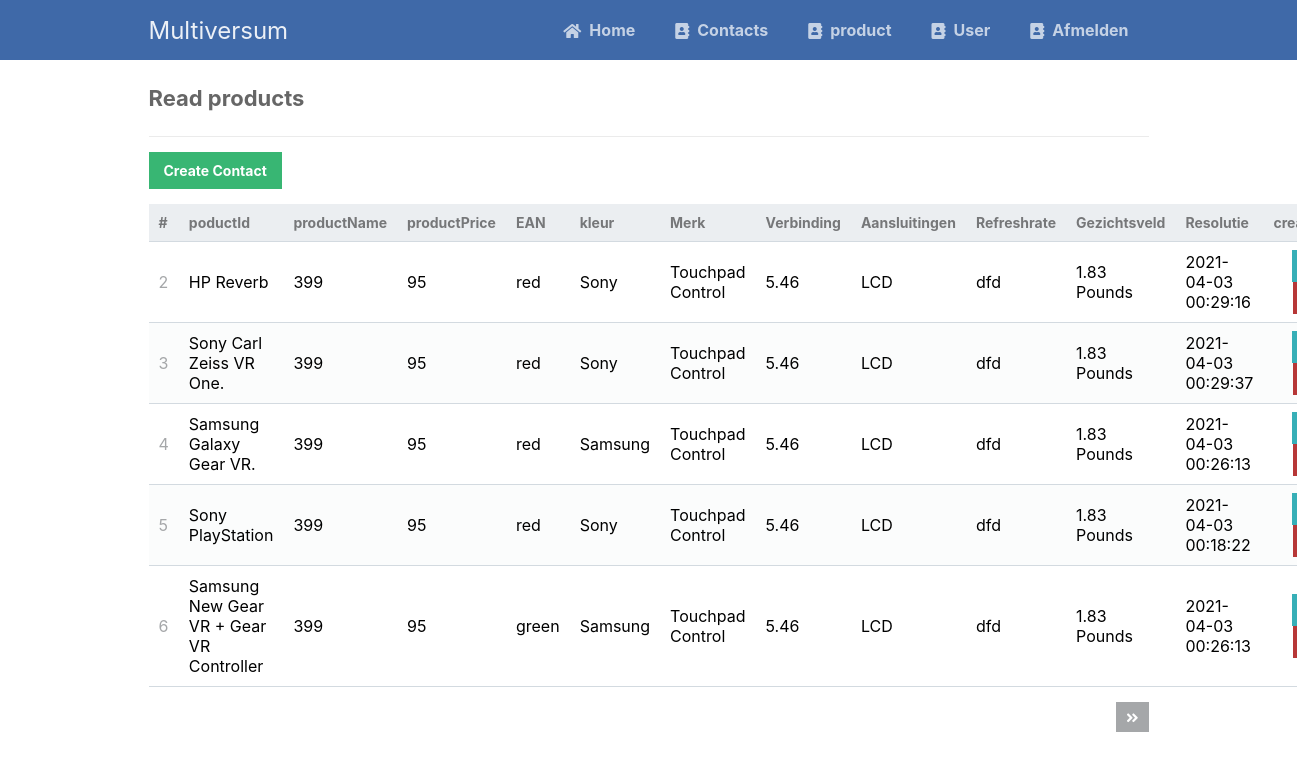
The app's page /productfile/read.php with its own data.
### tables this page shows
CREATE TABLE `products` (
  `id` int(11) NOT NULL,
  `productName` varchar(255) DEFAULT NULL,
  `productPrice` int(11) DEFAULT NULL,
  `EAN` int(11) NOT NULL,
  `kleur` varchar(255) DEFAULT NULL,
  `Merk` varchar(255) DEFAULT NULL,
  `Verbinding` varchar(255) DEFAULT NULL,
  `Aansluitingen` varchar(255) DEFAULT NULL,
  `Refreshrate` varchar(255) DEFAULT NULL,
  `Gezichtsveld` varchar(255) DEFAULT NULL,
  `Resolutie` varchar(255) DEFAULT NULL,
  `newproduct` varchar(255) NOT NULL,
  `sales` varchar(225) NOT NULL,
  `img` varchar(225) NOT NULL,
  `created` datetime NOT NULL DEFAULT current_timestamp()
);

### productfile/read.php (the view, shortened to what this page needs)
<?php
include '../functions/functions.php';
$pdo = pdo_connect_mysql();
$page = isset($_GET['page']) && is_numeric($_GET['page']) ? (int)$_GET['page'] : 1;
$records_per_page = 5;
$stmt = $pdo->prepare('SELECT * FROM products ORDER BY Id LIMIT :current_page, :record_per_page');
$stmt->bindValue(':current_page', ($page-1)*$records_per_page, PDO::PARAM_INT);
$stmt->bindValue(':record_per_page', $records_per_page, PDO::PARAM_INT);
$stmt->execute();
$contacts = $stmt->fetchAll(PDO::FETCH_ASSOC);
$num_contacts = $pdo->query('SELECT COUNT(*) FROM products')->fetchColumn();
?>
<?=template_header('Read')?>
<div class="content read">
	<h2>Read products</h2>
	<a href="create.php" class="create-contact">Create Contact</a>
	<table>
        <thead>
            <tr>
                <td>#</td>
                <td>poductId</td>
                <td>productName</td>
                <td>productPrice</td>
                <td>EAN</td>
                <td>kleur</td>
                <td>Merk</td>
                <td>Verbinding</td>
                <td>Aansluitingen</td>
                <td>Refreshrate</td>
                <td>Gezichtsveld</td>
                <td>Resolutie</td>
                <td>created</td>
            </tr>
        </thead>
        <tbody>
            <?php foreach ($contacts as $contact): ?>
            <tr>
                <td><?=$contact['id']?></td>
                <td><?=$contact['productName']?></td>
                <td><?=$contact['productPrice']?></td>
                <td><?=$contact['EAN']?></td>
                <td><?=$contact['kleur']?></td>
                <td><?=$contact['Merk']?></td>
                <td><?=$contact['Verbinding']?></td>
                <td><?=$contact['Aansluitingen']?></td>
                <td><?=$contact['Refreshrate']?></td>
                <td><?=$contact['Gezichtsveld']?></td>
                <td><?=$contact['Resolutie']?></td>
                <td><?=$contact['created']?></td>
                <td class="actions">
                    <a href="update.php?id=<?=$contact['id']?>" class="edit"><i class="fas fa-pen fa-xs"></i></a>
                    <a href="delete.php?id=<?=$contact['id']?>" class="trash"><i class="fas fa-trash fa-xs"></i></a>
                </td>
            </tr>
            <?php endforeach; ?>
        </tbody>
    </table>
	<div class="pagination">
		<?php if ($page*$records_per_page < $num_contacts): ?>
		<a href="read.php?page=<?=$page+1?>"><i class="fas fa-angle-double-right fa-sm"></i></a>
		<?php endif; ?>
	</div>
</div>
<?=template_footer()?>

### css/Stylesheet.css (style rules this page uses)
* { box-sizing: border-box; font-family: -apple-system, BlinkMacSystemFont, "segoe ui", roboto, oxygen, ubuntu, cantarell, "fira sans", "droid sans", "helvetica neue", Arial, sans-serif; font-size: 16px; -webkit-font-smoothing: antialiased; -moz-osx-font-smoothing: grayscale; }
body { background-color: #FFFFFF; margin: 0; }
.content { width: 1000px; margin: 0 auto; }
.content h2 { margin: 0; padding: 25px 0; font-size: 22px; border-bottom: 1px solid #ebebeb; color: #666666; }
.read .create-contact { display: inline-block; text-decoration: none; background-color: #38b673; font-weight: bold; font-size: 14px; color: #FFFFFF; padding: 10px 15px; margin: 15px 0; }
.read .pagination { display: flex; justify-content: flex-end; }
.read .pagination a { display: inline-block; text-decoration: none; background-color: #a5a7a9; font-weight: bold; color: #FFFFFF; padding: 5px 10px; margin: 15px 0 15px 5px; }
.read table { width: 100%; padding-top: 30px; border-collapse: collapse; }
.read table thead { background-color: #ebeef1; border-bottom: 1px solid #d3dae0; }
.read table thead td { padding: 10px; font-weight: bold; color: #767779; font-size: 14px; }
.read table tbody tr { border-bottom: 1px solid #d3dae0; }
.read table tbody tr:nth-child(even) { background-color: #fbfcfc; }
.read table tbody tr td { padding: 10px; }
.read table tbody tr td:nth-child(1) { color: #a5a7a9; }
.read table tbody tr td.actions { padding: 8px; text-align: right; }
.read table tbody tr td.actions .edit, .read table tbody tr td.actions .trash { display: inline-flex; text-align: right; text-decoration: none; color: #FFFFFF; padding: 10px 12px; }
.read table tbody tr td.actions .trash { background-color: #b73737; }
.read table tbody tr td.actions .edit { background-color: #37afb7; }

### records on screen
products: id "2", productName "HP Reverb", productPrice "399", EAN "95", kleur "red", Merk "Sony", Verbinding "Touchpad Control", Aansluitingen "5.46", Refreshrate "LCD", Gezichtsveld "dfd", Resolutie "1.83 Pounds", created "2021-04-03 00:29:16"
products: id "3", productName "Sony Carl Zeiss VR One.", productPrice "399", EAN "95", kleur "red", Merk "Sony", Verbinding "Touchpad Control", Aansluitingen "5.46", Refreshrate "LCD", Gezichtsveld "dfd", Resolutie "1.83 Pounds", created "2021-04-03 00:29:37"
products: id "4", productName "Samsung Galaxy Gear VR.", productPrice "399", EAN "95", kleur "red", Merk "Samsung", Verbinding "Touchpad Control", Aansluitingen "5.46", Refreshrate "LCD", Gezichtsveld "dfd", Resolutie "1.83 Pounds", created "2021-04-03 00:26:13"
products: id "5", productName "Sony PlayStation", productPrice "399", EAN "95", kleur "red", Merk "Sony", Verbinding "Touchpad Control", Aansluitingen "5.46", Refreshrate "LCD", Gezichtsveld "dfd", Resolutie "1.83 Pounds", created "2021-04-03 00:18:22"
products: id "6", productName "Samsung New Gear VR + Gear VR Controller", productPrice "399", EAN "95", kleur "green", Merk "Samsung", Verbinding "Touchpad Control", Aansluitingen "5.46", Refreshrate "LCD", Gezichtsveld "dfd", Resolutie "1.83 Pounds", created "2021-04-03 00:26:13"
